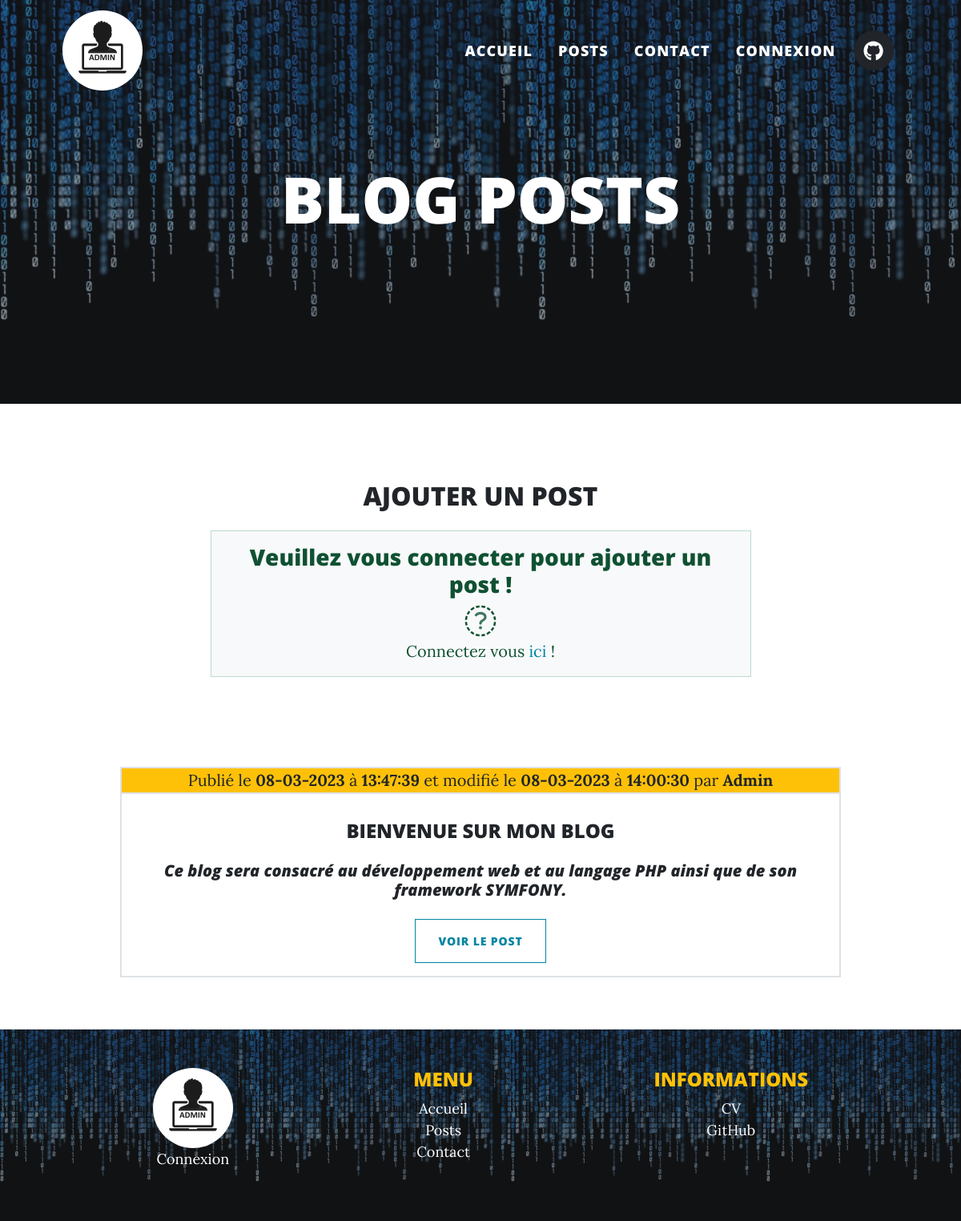
Page /index.php?page=postspage on the committed database.
### tables this page shows
CREATE TABLE `posts` (
  `postId` int(11) NOT NULL,
  `userId` int(11) NOT NULL,
  `content` text NOT NULL,
  `creationDate` timestamp NOT NULL DEFAULT current_timestamp(),
  `lastModification` timestamp NULL DEFAULT NULL,
  `title` varchar(100) NOT NULL,
  `chapo` varchar(500) NOT NULL,
  `author` varchar(50) DEFAULT NULL,
  `is_validate` tinyint(1) DEFAULT 0
);

### controllers/postsController.php (called while the page is built, shortened)
<?php
require_once('models/post.php');
class Posts
{
    public function getPostsPage(): void
    {
        try {
            $getAllPosts = new Post();
            $getAllPosts->getValidatedPosts();
            require('views/postsPage.php');
        } catch (Exception $e) {
            $_SESSION['Error'] = $e->getMessage();
            header('Location:index.php?page=postspage');
        }
    }
}

### models/database.php (called while the page is built, shortened)
<?php
abstract class Database
{
    public function getConnection(): void
    {
        try {
            $this->connection = new PDO('mysql:host=' . $_ENV['DB_HOST'] . ':' . $_ENV['DB_PORT'] . ';dbname=' . $_ENV['DB_NAME'], $_ENV['DB_USERNAME'], $_ENV['DB_PWD'], [PDO::ATTR_ERRMODE => PDO::ERRMODE_EXCEPTION]);
        } catch (PDOException $e) {
            echo $e->getMessage();
        }
    }
}

### models/post.php (called while the page is built, shortened)
<?php
require_once('models/database.php');
class Post extends Database
{
    public function getValidatedPosts() :void
    {
            $query = "SELECT userId,postId,title,content,chapo,creationDate,lastModification,pseudo,author FROM posts INNER JOIN users WHERE posts.userId = users.id AND posts.is_validate = :is_validate ORDER BY creationDate DESC ";
            $getPosts = $this->connection->prepare($query);
            $getPosts->execute(['is_validate'=>1]) or throw new Exception();
            $fetchAll = $getPosts->fetchAll();
    }
}

### views/postsPage.php (the view, shortened to what this page needs)
<?php $H1 = 'BLOG POSTS'; ?>
<section id="section-addPost" class=" w-75 mx-auto pt-5">
    <h2 class="text-center mb-4">AJOUTER UN POST</h2>
    <?php if (!isset($_SESSION['user'])) {
        ?>
        <div class="alert alert-success bg-light text-center w-75 mx-auto mb-3">
            <h3 class="text-center ">Veuillez vous connecter pour ajouter un post ! </h3>
            <i class="fa-sharp fa-solid fa-arrow-down fa-2x "></i><br>
            <div class="my-0">Connectez vous<a class="link text-primary"
                                               href="index.php?page=signin#section-signIn"> ici </a>!
            </div>
        </div>
        <?php
    } ?>
</section>
<section id="section-posts" class="my-5 pt-5 d-flex flex-column align-items-center">
    <?php
    if (!empty($_SESSION['posts'])){
    foreach ($_SESSION['posts'] as $value) {
        ?>
        <div class="d-flex flex-column align-items-center border border-2 my-3 w-75 text-break">
            <p class="text-center px-1 border-bottom border-2 bg-warning mt-0 w-100">Publié le
                <strong><?php $creationDate = explode(" ", $value->creationDate);
                    echo date('d-m-Y', strtotime(htmlspecialchars($creationDate[0]))); ?></strong> à
                <strong><?= htmlspecialchars($creationDate[1]); ?></strong>
                <?php if ($value->lastModification !== null) {
                    $lastModification = explode(" ", $value->lastModification);
                    echo 'et modifié le <strong>' . date('d-m-Y', strtotime(htmlspecialchars($lastModification[0]))) . '</strong> à <strong>' . htmlspecialchars($lastModification[1]) . '</strong>';
                } ?>
                par <strong><?php if ( isset($value->author) && $value->author !== null ){echo htmlspecialchars($value->author);}else{ echo htmlspecialchars($value->pseudo);} ?></strong></p>
            <h4 class="text-center px-2  mb-4"><?= htmlspecialchars($value->title); ?></h4>
            <h5 class="text-center px-2 fst-italic mb-4" ><?= htmlspecialchars($value->chapo);?></h5>
            <form action="index.php?page=postpage" method="post" class="mb-3">
                <button class="btn btn-outline-primary text-uppercase "  type="submit">voir le post
                </button>
            </form>
        </div>
        <?php
        }
    }else{
        echo '<h3>Pas de post pour le moment !</h3>';
    }
    ?>
</section>
<?php $content = ob_get_clean(); ?>
<?php require('layout.php'); ?>

### index.php (shortened to what this page needs)
<?php
require_once('controllers/postsController.php');
try {
    if (empty($_GET) || (isset($_GET['page']) && $_GET['page'] == "homepage")) {
        $home = new Home();
        $home->getHomePage();
    } elseif (isset($_GET['page']) && $_GET['page'] == "signin") {
        $getSignIn = new Login();
        $getSignIn->getSignInPage();
    } elseif (isset($_GET['page']) && $_GET['page'] == "signup") {
        $getSignUp = new Login();
        $getSignUp->getSignUpPage();
    } elseif ((isset($_GET['page']) && $_GET['page'] == "postspage")) {
        $posts = new Posts();
        $posts->getPostsPage();
    }elseif ((isset($_GET['page']) && $_GET['page'] == "postpage")) {
        $post = new Posts();
        $post->getPostPage();
    }elseif ((isset($_GET['page']) && $_GET['page'] == "adminpage")) {
        $admin = new Admin();
        $admin->getAdminPage();
    } elseif ((isset($_GET['action']) && $_GET['action'] == "form")) {
        $form = new Home();
        $form->getMessage();
    } elseif ((isset($_GET['action']) && $_GET['action'] == "signup")) {
        $signUp = new login();
        $signUp->signUp();
    } elseif ((isset($_GET['action']) && $_GET['action'] == "signin")) {
        $signIn = new login();
        $signIn->signIn();
    } elseif ((isset($_GET['action']) && $_GET['action'] == "logout")) {
        $logout = new login();
        $logout->logout();
    } elseif ((isset($_GET['action']) && $_GET['action'] == "addPost")) {
        $addPost = new Posts();
        $addPost->addPost();
    }elseif ((isset($_GET['action']) && $_GET['action'] == "updatePost")) {
        $updatePosts = new Posts();
        $updatePosts->userUpdatePost();
    }elseif ((isset($_GET['action']) && $_GET['action'] == "validatePost")) {
        $updatePosts = new Posts();
        $updatePosts->adminUpdatePost();
    }elseif ((isset($_GET['action']) && $_GET['action'] == "userDeletePost")) {
        $deletePosts = new Posts();
        $deletePosts->userDeletePost();
    }elseif ((isset($_GET['action']) && $_GET['action'] == "adminDeletePost")) {
        $deletePosts = new Posts();
        $deletePosts->adminDeletePost();
    }elseif ((isset($_GET['action']) && $_GET['action'] == "addComment")) {
        $addComment = new Comments();
        $addComment->addComment();
    }elseif ((isset($_GET['action']) && $_GET['action'] == "validateComment")) {
        $validateComment = new Comments();
        $validateComment->validateComment();
    }elseif ((isset($_GET['action']) && $_GET['action'] == "deleteComment")) {
        $deleteComment = new Comments();
        $deleteComment->deleteComment();
    } else {
        throw new Exception('<h1 style="text-align: center; margin-top: 50vh;font-size: xxx-large">Error 404 : Page introuvable</h1>');
    }
} catch (Exception $e) {
    echo $e->getMessage();
}

### views/layout.php (shortened to what this page needs)
<!DOCTYPE html>
<html lang="fr">
<head>
    <link href="styles.css" rel="stylesheet"/>
</head>
<body>
<nav class="navbar navbar-expand-lg navbar-light" id="mainNav">
    <div class="container px-4 px-lg-5">
        <a class="navbar-brand" href="index.php?page=homepage">
            <div class="logo"></div>
        </a>
        <div class="collapse navbar-collapse" id="navbarResponsive">
            <ul class="navbar-nav ms-auto py-4 py-lg-0">
                <li class="nav-item"><a class="nav-link px-lg-3 py-3 py-lg-4" href="index.php?page=homepage">ACCUEIL</a>
                </li>
                <li class="nav-item"><a class="nav-link px-lg-3 py-3 py-lg-4" href="index.php?page=postspage">POSTS</a>
                </li>
                <li class="nav-item"><a class="nav-link px-lg-3 py-3 py-lg-4"
                                        href="index.php?page=homepage#section-contact">CONTACT</a></li>
                <?php
                if (!empty($_SESSION['user'] )) {
                    if (isset($_SESSION['user']->idRole) && $_SESSION['user']->idRole === 1) {
                        ?>
                        <li class="nav-item"><a class="nav-link px-lg-3 py-3 py-lg-4"
                                                href="index.php?page=adminpage">ADMINISTRATION</a></li>
                        <?php
                    }
                    ?>
                    <li class="nav-item"><a class="nav-link px-lg-3 py-3 py-lg-4"
                                            href="index.php?action=logout">DECONNEXION</a></li>
                    <?php
                } else {
                    ?>
                    <li class="nav-item"><a class="nav-link px-lg-3 py-3 py-lg-4"
                                            href="index.php?page=signin">CONNEXION</a></li>
                    <?php
                }
                ?>
            </ul>
            <a href="https://github.com/JrBka?tab=repositories" target="_blank">
                <span class="fa-stack fa-lg">
                    <i class="fas fa-circle fa-stack-2x"></i>
                    <i class="fab fa-github fa-stack-1x fa-inverse"></i>
                </span>
            </a>
        </div>
    </div>
</nav>
<header class="masthead" style="background-image: url('views/img/bg-home.webp')">
    <div class="container position-relative px-4 px-lg-5">
        <div class="row gx-4 gx-lg-5 justify-content-center">
            <div class="col-md-10 col-lg-8 col-xl-7">
                <div class="site-heading ">
                    <h1><?= $H1; ?></h1>
                </div>
            </div>
        </div>
    </div>
</header>
<?= $content; ?>
<footer class="border-top" style="background-image: url('views/img/bg-home.webp') ; background-size:contain">
    <div id="footer-container" class=" container px-4 px-lg-5">
        <div class="d-flex flex-column justify-content-around flex-md-row">
            <ul class="d-flex align-items-center flex-column">
                <li class="footer-li"><a href="index.php?page=homepage" class="logo-container">
                        <div class="logo"></div>
                    </a></li>
                <?php
                if (!empty($_SESSION['user'])) {
                    ?>
                    <li class="footer-li">
                        <a class="link" href="index.php?action=logout">Déconnexion</a>
                    </li>
                    <?php
                } else {
                    ?>
                    <li class="footer-li">
                        <a class="link" href="index.php?page=signin">Connexion</a>
                    </li>
                    <?php
                }
                ?>
            </ul>
            <ul class=" text-center">
                <h4 class="text-warning">MENU</h4>
                <li class="footer-li"><a class="link" href="index.php?page=homepage"">Accueil</a></li>
                <li class="footer-li"><a class="link" href="index.php?page=postspage">Posts</a></li>
                <li class="footer-li"><a class="link" href="index.php?page=homepage#section-contact">Contact</a></li>
            </ul>
            <ul class="text-center">
                <h4 class="text-warning">INFORMATIONS</h4>
                <li class="footer-li"><a class="link" href="views/CV.pdf" target="_blank">CV</a></li>
                <li class="footer-li"><a class="link" href="https://github.com/JrBka?tab=repositories" target="_blank">GitHub</a>
                </li>
            </ul>
        </div>
    </div>
</footer>
</body>
</html>

### rows in the picture
posts: creationDate "08-03-2023", creationDate "13:47:39", lastModification "08-03-2023", lastModification "14:00:30", author "Admin", title "BIENVENUE SUR MON BLOG", chapo "Ce blog sera consacré au développement web et au langage PHP ainsi que de son framework SYMFONY."

### other values in the picture
$H1 "BLOG POSTS"
